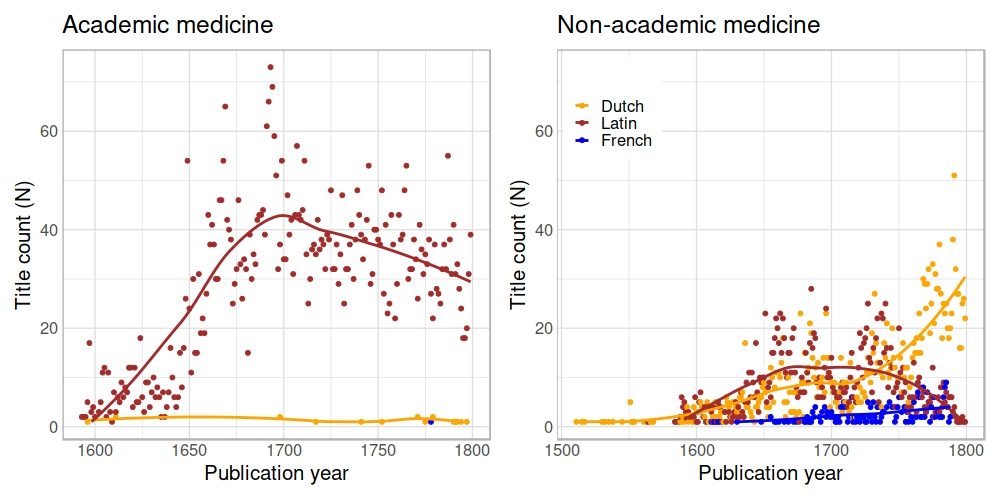

Write the R code that produced this figure.
stcn <- catalogs$stcn
stcn$genre <- tolower(stcn$genre)

### ensin valitaan medicine ja tehdään siitä oma joukko
yy2 <- stcn[grep("medicine", stcn$genre),]
### sitten toinen joukko jossa myös academic text
yy3 <- yy2[grep("academic text", yy2$genre),]
yy4 <- yy2[!grepl("academic text",yy2$genre),]
###
### academic text vs not academic text Latin all
myvars <- as.vector(c("publication_year", "language_all"))
a1 = yy3[myvars]
b1 = yy4[myvars]
a1$cat <- "Academic medicine"
b1$cat <- "Non-academic medicine"
g1 <- rbind(a1, b1)
g2 <- g1 %>% group_by(publication_year, cat, language_all) %>%
  arrange(publication_year) %>%
  summarize(n = n())
top <- rev(rev(sort(table(g2$language_all)))[1:3])
g2 <- g2 %>% filter(language_all %in% names(top)) %>%
             mutate(language_all=droplevels(language_all))

cols <- default_colors("language")
mycols <- cols[as.character(levels(g2$language_all))]

mypics <- list()

for (cate in unique(g2$cat)) {

  mypics[[cate]] <- ggplot(subset(g2, cat==cate), aes(x=publication_year, y=n,
      group=language_all, colour=language_all)) +
  geom_point() +
  stat_smooth(method = 'loess', se=FALSE) + 
  scale_y_continuous(limits = range(g2$n)) + 
  theme_comhis("discrete", base_size=20) +
  scale_color_manual(values=mycols) +
  scale_fill_manual(values=mycols) +     
  labs(x="Publication year", y="Title count (N)", color="", fill="", title=cate)

}


# get legend from p1
l <- get_legend(mypics[[1]])

# remove legends
for (i in 1:length(mypics)) {
  mypics[[i]] <- mypics[[i]] + theme(legend.position = "none")
}

mypics[[1]] <- mypics[[1]] + theme(legend.position=c(0.13, 0.85))

p <- mypics[[2]] + mypics[[1]]

CairoJPEG("Figure9.jpg", width=1*1000, height=1*500, quality=100)
print(p)
dev.off()
